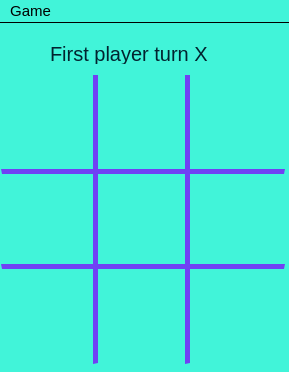
<?xml version="1.0" encoding="UTF-8"?>
<ui version="4.0">
 <class>MainWindow</class>
 <widget class="QMainWindow" name="MainWindow">
  <property name="geometry">
   <rect>
    <x>0</x>
    <y>0</y>
    <width>289</width>
    <height>372</height>
   </rect>
  </property>
  <property name="windowTitle">
   <string>MainWindow</string>
  </property>
  <property name="styleSheet">
   <string notr="true">background-color: rgb(65, 244, 217); </string>
  </property>
  <widget class="QWidget" name="centralWidget">
   <widget class="QLabel" name="lbl_playerTurn">
    <property name="geometry">
     <rect>
      <x>50</x>
      <y>20</y>
      <width>201</width>
      <height>21</height>
     </rect>
    </property>
    <property name="styleSheet">
     <string notr="true">color: rgb(1,35,47);
font-size: 20px;
</string>
    </property>
    <property name="text">
     <string>First player turn X</string>
    </property>
   </widget>
   <widget class="QPushButton" name="pushButton_11">
    <property name="geometry">
     <rect>
      <x>1</x>
      <y>51</y>
      <width>100</width>
      <height>100</height>
     </rect>
    </property>
    <property name="minimumSize">
     <size>
      <width>100</width>
      <height>100</height>
     </size>
    </property>
    <property name="maximumSize">
     <size>
      <width>100</width>
      <height>100</height>
     </size>
    </property>
    <property name="styleSheet">
     <string notr="true">QPushButton { 
background-color: rgb(65, 244, 217); 
border : 1px solid rgb(65, 244, 217); 
border-bottom: 5px solid rgb(112, 65, 244);
border-right: 5px solid rgb(112,65,244);
}

QPushButton:pressed {
background-color : rgb(65, 244, 200);	
border : 1px solid rgb(65, 244, 217) ; 
border-bottom: 5px solid rgb(112, 65, 244);
border-right: 5px solid rgb(112,65,244);
}</string>
    </property>
    <property name="text">
     <string/>
    </property>
   </widget>
   <widget class="QPushButton" name="pushButton_12">
    <property name="geometry">
     <rect>
      <x>93</x>
      <y>51</y>
      <width>100</width>
      <height>100</height>
     </rect>
    </property>
    <property name="minimumSize">
     <size>
      <width>100</width>
      <height>100</height>
     </size>
    </property>
    <property name="maximumSize">
     <size>
      <width>100</width>
      <height>100</height>
     </size>
    </property>
    <property name="styleSheet">
     <string notr="true">QPushButton { 
background-color: rgb(65, 244, 217); 
border : 1px solid rgb(65, 244, 217) ; 
border-bottom:5px solid rgb(112,65,244);
border-right:5px solid rgb(112,65,244);
border-left:5px solid rgb(112,65,244);
}

QPushButton:pressed {
background-color : rgb(65, 244, 200);	
border : 1px solid rgb(65, 244, 217) ; 
border-bottom:5px solid rgb(112,65,244);
border-right:5px solid rgb(112,65,244);
border-left:5px solid rgb(112,65,244);
}</string>
    </property>
    <property name="text">
     <string/>
    </property>
   </widget>
   <widget class="QPushButton" name="pushButton_13">
    <property name="geometry">
     <rect>
      <x>185</x>
      <y>51</y>
      <width>100</width>
      <height>100</height>
     </rect>
    </property>
    <property name="minimumSize">
     <size>
      <width>100</width>
      <height>100</height>
     </size>
    </property>
    <property name="maximumSize">
     <size>
      <width>100</width>
      <height>100</height>
     </size>
    </property>
    <property name="styleSheet">
     <string notr="true">QPushButton { 
background-color: rgb(65, 244, 217); 
border : 1px solid rgb(65, 244, 217) ; 
border-bottom: 5px solid rgb(112, 65, 244);
border-left: 5px solid rgb(112, 65, 244);
}

QPushButton:pressed {
background-color : rgb(65, 244, 200);	
border : 1px solid rgb(65, 244, 217) ; 
border-bottom: 5px solid rgb(112, 65, 244);
border-left: 5px solid rgb(112, 65, 244);
}</string>
    </property>
    <property name="text">
     <string/>
    </property>
   </widget>
   <widget class="QPushButton" name="pushButton_21">
    <property name="geometry">
     <rect>
      <x>1</x>
      <y>146</y>
      <width>100</width>
      <height>100</height>
     </rect>
    </property>
    <property name="minimumSize">
     <size>
      <width>100</width>
      <height>100</height>
     </size>
    </property>
    <property name="maximumSize">
     <size>
      <width>100</width>
      <height>100</height>
     </size>
    </property>
    <property name="styleSheet">
     <string notr="true">QPushButton { 
background-color: rgb(65, 244, 217); 
border : 1px solid rgb(65, 244, 217) ; 
border-top: 5px solid rgb(112,65,244);
border-bottom: 5px solid rgb(112,65,244);
border-right: 5px solid rgb(112,65,244);
}

QPushButton:pressed {
background-color : rgb(65, 244, 200);	
border : 1px solid rgb(65, 244, 217) ; 
border-top: 5px solid rgb(112,65,244);
border-bottom: 5px solid rgb(112,65,244);
border-right: 5px solid rgb(112,65,244);
}</string>
    </property>
    <property name="text">
     <string/>
    </property>
   </widget>
   <widget class="QPushButton" name="pushButton_22">
    <property name="geometry">
     <rect>
      <x>93</x>
      <y>146</y>
      <width>100</width>
      <height>100</height>
     </rect>
    </property>
    <property name="minimumSize">
     <size>
      <width>100</width>
      <height>100</height>
     </size>
    </property>
    <property name="maximumSize">
     <size>
      <width>100</width>
      <height>100</height>
     </size>
    </property>
    <property name="styleSheet">
     <string notr="true">QPushButton { 
background-color: rgb(65, 244, 217); 
border : 5px solid rgb(112, 65, 244) ; 
}

QPushButton:pressed {
background-color : rgb(65, 244, 200);	
border : 5px solid rgb(112, 65, 244) ; 
}</string>
    </property>
    <property name="text">
     <string/>
    </property>
   </widget>
   <widget class="QPushButton" name="pushButton_23">
    <property name="geometry">
     <rect>
      <x>185</x>
      <y>146</y>
      <width>100</width>
      <height>100</height>
     </rect>
    </property>
    <property name="minimumSize">
     <size>
      <width>100</width>
      <height>100</height>
     </size>
    </property>
    <property name="maximumSize">
     <size>
      <width>100</width>
      <height>100</height>
     </size>
    </property>
    <property name="styleSheet">
     <string notr="true">QPushButton { 
background-color: rgb(65, 244, 217); 
border : 1px solid rgb(65, 244, 217) ; 
border-top : 5px solid rgb(112, 65, 244);
border-left : 5px solid rgb(112, 65, 244);
border-bottom : 5px solid rgb(112, 65, 244);
}

QPushButton:pressed {
background-color : rgb(65, 244, 200);	
border : 1px solid rgb(65, 244, 217) ; 
border-top : 5px solid rgb(112, 65, 244);
border-left : 5px solid rgb(112, 65, 244);
border-bottom : 5px solid rgb(112, 65, 244);
}</string>
    </property>
    <property name="text">
     <string/>
    </property>
   </widget>
   <widget class="QPushButton" name="pushButton_31">
    <property name="geometry">
     <rect>
      <x>1</x>
      <y>241</y>
      <width>100</width>
      <height>100</height>
     </rect>
    </property>
    <property name="minimumSize">
     <size>
      <width>100</width>
      <height>100</height>
     </size>
    </property>
    <property name="maximumSize">
     <size>
      <width>100</width>
      <height>100</height>
     </size>
    </property>
    <property name="styleSheet">
     <string notr="true">QPushButton { 
background-color: rgb(65, 244, 217); 
border : 1px solid rgb(65, 244, 217); 
border-top: 5px solid rgb(112, 65, 244);
border-right: 5px solid rgb(112,65,244);
}

QPushButton:pressed {
background-color : rgb(65, 244, 200);	
border : 1px solid rgb(65, 244, 217) ; 
border-top: 5px solid rgb(112, 65, 244);
border-right: 5px solid rgb(112,65,244);
}</string>
    </property>
    <property name="text">
     <string/>
    </property>
   </widget>
   <widget class="QPushButton" name="pushButton_32">
    <property name="geometry">
     <rect>
      <x>93</x>
      <y>241</y>
      <width>100</width>
      <height>100</height>
     </rect>
    </property>
    <property name="minimumSize">
     <size>
      <width>100</width>
      <height>100</height>
     </size>
    </property>
    <property name="maximumSize">
     <size>
      <width>100</width>
      <height>100</height>
     </size>
    </property>
    <property name="styleSheet">
     <string notr="true">QPushButton { 
background-color: rgb(65, 244, 217); 
border : 1px solid rgb(65, 244, 217) ; 
border-top:5px solid rgb(112,65,244);
border-right:5px solid rgb(112,65,244);
border-left:5px solid rgb(112,65,244);
}

QPushButton:pressed {
background-color : rgb(65, 244, 200);	
border : 1px solid rgb(65, 244, 217) ; 
border-top:5px solid rgb(112,65,244);
border-right:5px solid rgb(112,65,244);
border-left:5px solid rgb(112,65,244);
}</string>
    </property>
    <property name="text">
     <string/>
    </property>
   </widget>
   <widget class="QPushButton" name="pushButton_33">
    <property name="geometry">
     <rect>
      <x>185</x>
      <y>241</y>
      <width>100</width>
      <height>100</height>
     </rect>
    </property>
    <property name="minimumSize">
     <size>
      <width>100</width>
      <height>100</height>
     </size>
    </property>
    <property name="maximumSize">
     <size>
      <width>100</width>
      <height>100</height>
     </size>
    </property>
    <property name="styleSheet">
     <string notr="true">QPushButton { 
background-color: rgb(65, 244, 217); 
border : 1px solid rgb(65, 244, 217) ; 
border-top: 5px solid rgb(112, 65, 244);
border-left: 5px solid rgb(112, 65, 244);
}

QPushButton:pressed {
background-color : rgb(65, 244, 200);	
border : 1px solid rgb(65, 244, 217) ; 
border-top: 5px solid rgb(112, 65, 244);
border-left: 5px solid rgb(112, 65, 244);
}</string>
    </property>
    <property name="text">
     <string/>
    </property>
   </widget>
  </widget>
  <widget class="QMenuBar" name="menuBar">
   <property name="geometry">
    <rect>
     <x>0</x>
     <y>0</y>
     <width>289</width>
     <height>22</height>
    </rect>
   </property>
   <property name="styleSheet">
    <string notr="true">color: black;
font: 15px;
border-bottom: 1px solid black</string>
   </property>
   <widget class="QMenu" name="menuGame">
    <property name="styleSheet">
     <string notr="true">QMenu {
    background-color: rgb(65, 244, 217);
    margin: 2px; /* some spacing around the menu */
}

QMenu::item {
    padding: 2px 25px 2px 20px;
    border: 1px solid transparent; /* reserve space for selection border */
}

QMenu::item:selected {
    border-color: darkblue;
    background: rgba(100, 100, 100, 150);
}

QMenu::icon:checked { /* appearance of a 'checked' icon */
    background: gray;
    border: 1px inset gray;
    position: absolute;
    top: 1px;
    right: 1px;
    bottom: 1px;
    left: 1px;
}

QMenu::separator {
    height: 2px;
    background: lightblue;
    margin-left: 10px;
    margin-right: 5px;
}

QMenu::indicator {
    width: 13px;
    height: 13px;
}</string>
    </property>
    <property name="title">
     <string>Game</string>
    </property>
    <addaction name="actionNew_Game"/>
    <addaction name="actionExit"/>
   </widget>
   <addaction name="menuGame"/>
  </widget>
  <action name="actionNew_Game">
   <property name="icon">
    <iconset resource="image_resource.qrc">
     <normaloff>:/rec/img/iconmonstr-refresh-icon.svg</normaloff>:/rec/img/iconmonstr-refresh-icon.svg</iconset>
   </property>
   <property name="text">
    <string>New Game</string>
   </property>
  </action>
  <action name="actionExit">
   <property name="icon">
    <iconset resource="image_resource.qrc">
     <normaloff>:/rec/img/images.png</normaloff>:/rec/img/images.png</iconset>
   </property>
   <property name="text">
    <string>Exit</string>
   </property>
  </action>
 </widget>
 <layoutdefault spacing="6" margin="11"/>
 <resources>
  <include location="image_resource.qrc"/>
 </resources>
 <connections/>
</ui>
